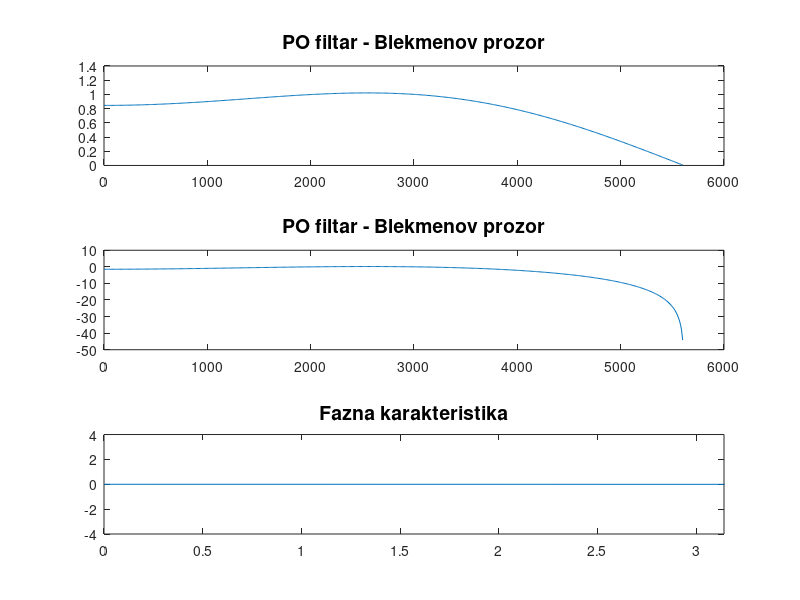
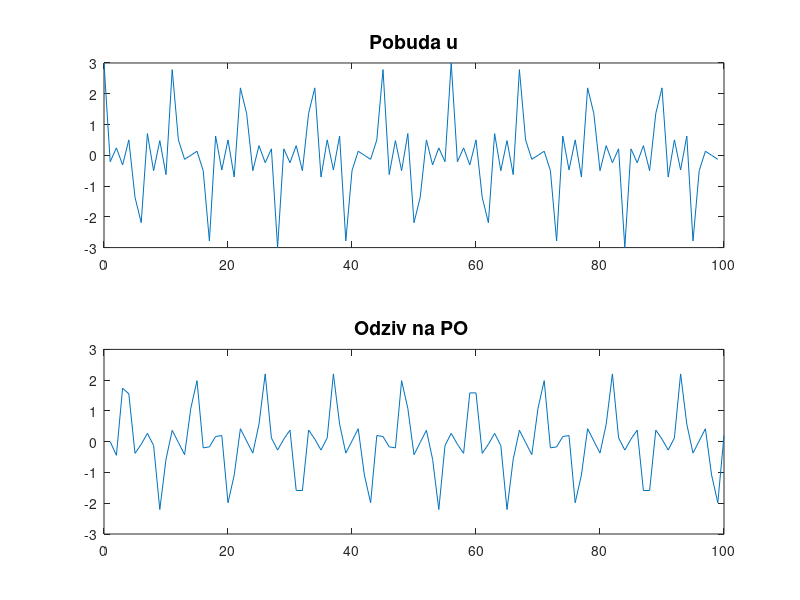

Here is the MATLAB script that generated these plots, in order:
M=6;

fs = 11200;
fn = [2000 4000];
blekmenov = blackman(M);

N = M-1; %potrebni red filtra
b = fir1 (N, fn/(fs/2), blekmenov);
%racunanje spektra u 1024 tacke koriscenjem FFT
N_fft = 1024;
B = fft (b, N_fft);

%odredjivanje amplitudskih karakteristika
Ba = abs(B(1:N_fft/2));
F = angle(B(1:N_fft/2));
%crtanje amplitudskih karakteristika na jednom grafiku
n = 0:N_fft/2-1;
f = n*(fs/2)/(N_fft/2-1);

subplot (3, 1, 1), plot (f, Ba), title ('PO filtar - Blekmenov prozor', 'FontSize', 14);
subplot (3, 1, 2), plot (f, 20*log10(Ba)), title ('PO filtar - Blekmenov prozor', 'FontSize', 14);
subplot(3, 1, 3),plot (f, F),title('Fazna karakteristika', 'FontSize', 14);
xlim([0 pi])

%preko f-je filter

n = 0:99;
u = cos(2*pi*1000/fs*n) + cos(2*pi*3000/fs*n)+ cos(2*pi*5000/fs*n);

figure
subplot(2, 1, 1), plot(n, u), title ('Pobuda u', 'FontSize', 14);
xlim([0 100]);

y = filter(b,1,u);

subplot(2, 1, 2), plot(1:numel(y), y), title ('Odziv na PO ', 'FontSize', 14), xlim([0 100]);
b %KOEFICIJENTI b !!!!!!!!!
u_sim = [n;u]';

%kaskadna realizacija

roots([0 -0.1479 0.5693 0.5693 -0.1479 0])